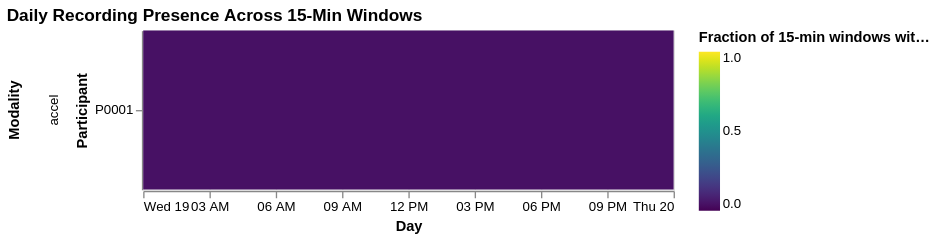

The notebook cell this image was saved under:
### Code cell
import pandas as pd
import altair as alt
import numpy as np

# ================================
# 1. Load tables from DB
# ================================
df_health = pd.DataFrame(db.get_table("ingestion_health"))
df_parts  = pd.DataFrame(db.get_table("participants"))

# Join external_id
df_health = df_health.merge(
    df_parts[["id", "external_id"]],
    left_on="participant_id",
    right_on="id",
    how="left"
)

# Parse timestamps and derive day + 15-min slot index (0–95)
df_health["window_start"] = pd.to_datetime(df_health["window_start"])
df_health["day"] = df_health["window_start"].dt.date
df_health["slot_index"] = (
    df_health["window_start"].dt.hour * 4
    + df_health["window_start"].dt.minute // 15
).astype(int)  # 0–95

# Define a "good" window (tweak threshold as you like)
GOOD_THRESHOLD = 80  # percent
df_health["good_window"] = df_health["pct_expected"] >= GOOD_THRESHOLD

# ================================
# 2. Build full grid of all slots
#    (participants × modalities × days × 96 slots)
# ================================
participants = df_health["external_id"].unique()
modalities   = df_health["modality"].unique()
days         = df_health["day"].unique()
slots        = np.arange(96, dtype=int)

base = (
    pd.MultiIndex.from_product(
        [participants, modalities, days, slots],
        names=["external_id", "modality", "day", "slot_index"]
    )
    .to_frame(index=False)
)

# Aggregate actual ingestion windows into slots
agg = (
    df_health
    .groupby(["external_id", "modality", "day", "slot_index"], as_index=False)
    .agg(
        has_window   = ("good_window", "max"),    # any good window in this slot
        mean_pct_exp = ("pct_expected", "mean"),  # optional
    )
)

grid = base.merge(
    agg,
    on=["external_id", "modality", "day", "slot_index"],
    how="left"
)

grid["has_window"]   = grid["has_window"].fillna(False)
grid["mean_pct_exp"] = grid["mean_pct_exp"].fillna(0.0)

# ================================
# 3. Aggregate to DAILY fraction of all 96 slots
# ================================
daily = (
    grid
    .groupby(["external_id", "modality", "day"], as_index=False)
    .agg(
        good_slots  = ("has_window", "sum"),
        total_slots = ("slot_index", "count")
    )
)

daily["fraction_good"] = daily["good_slots"] / daily["total_slots"]

# 🔧 FIX: convert Python date -> pandas datetime so Altair can serialize
daily["day"] = pd.to_datetime(daily["day"])

# ================================
# 4. Heatmap (daily presence across 15-min windows)
# ================================
base_chart = (
    alt.Chart(daily)
    .mark_rect()
    .encode(
        x=alt.X("day:T", title="Day"),  # now a proper temporal field
        y=alt.Y("external_id:N", title="Participant"),
        color=alt.Color(
            "fraction_good:Q",
            title="Fraction of 15-min windows with data",
            scale=alt.Scale(domain=[0, 1], scheme="viridis")
        ),
        tooltip=[
            "external_id",
            "modality",
            alt.Tooltip("day:T", title="Date"),
            "good_slots",
            "total_slots",
            alt.Tooltip("fraction_good:Q", format=".3f")
        ]
    )
).properties(width=400, height=120)

heatmap_daily = base_chart.facet(
    row=alt.Row("modality:N", title="Modality")
).properties(
    title="Daily Recording Presence Across 15-Min Windows"
)

heatmap_daily

### Figure 1 — Vega-Lite specification as saved in the notebook (floating-point values rounded to 4 significant figures)
{"config": {"view": {"continuousWidth": 300, "continuousHeight": 300}}, "data": {"name": "data-7a212d5e504b7930fd8829f44107b17e"}, "facet": {"row": {"field": "modality", "title": "Modality", "type": "nominal"}}, "spec": {"mark": {"type": "rect"}, "encoding": {"color": {"field": "fraction_good", "scale": {"domain": [0, 1], "scheme": "viridis"}, "title": "Fraction of 15-min windows with data", "type": "quantitative"}, "tooltip": [{"field": "external_id", "type": "nominal"}, {"field": "modality", "type": "nominal"}, {"field": "day", "title": "Date", "type": "temporal"}, {"field": "good_slots", "type": "quantitative"}, {"field": "total_slots", "type": "quantitative"}, {"field": "fraction_good", "format": ".3f", "type": "quantitative"}], "x": {"field": "day", "title": "Day", "type": "temporal"}, "y": {"field": "external_id", "title": "Participant", "type": "nominal"}}, "height": 120, "width": 400}, "title": "Daily Recording Presence Across 15-Min Windows", "$schema": "https://vega.github.io/schema/vega-lite/v6.1.0.json", "datasets": {"data-7a212d5e504b7930fd8829f44107b17e": [{"external_id": "P0001", "modality": "accel", "day": "2025-11-19T00:00:00", "good_slots": 1, "total_slots": 96, "fraction_good": 0.01042}, {"external_id": "P0001", "modality": "accel", "day": "2025-11-20T00:00:00", "good_slots": 4, "total_slots": 96, "fraction_good": 0.04167}]}}
